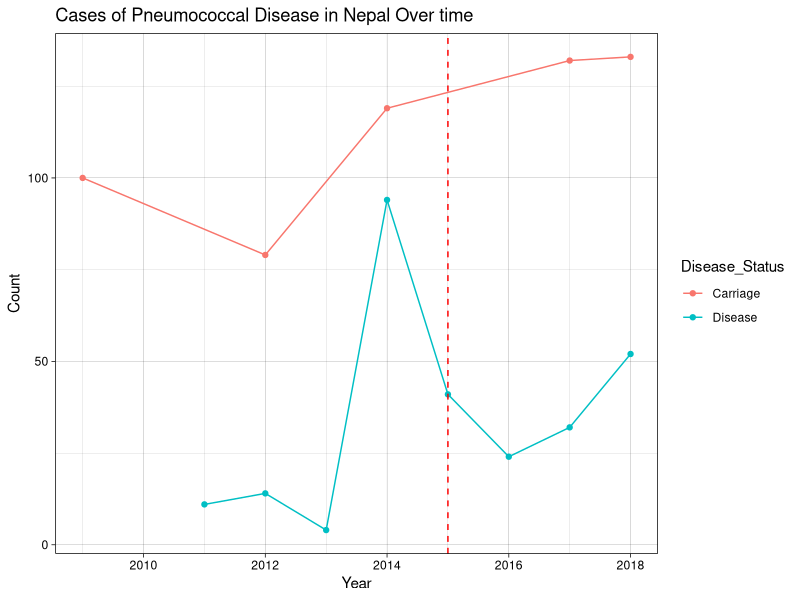

R code for this plot: (Note: this script raises an error after producing the figure.)
## ---- chunk 1
library(tidyverse)
nepal <- read.csv("nepal.csv")
nepal_gps <- read.csv("nepal_gps.csv")
pcv10serotypes <- c('1', '4', '5', '6B', '7F', '9V', '14', '18C', '19F', '23F') 
pcv13_serotypes <- c('3', '6A', '19A')
pcv15_serotypes <- c('22F', '33F')
pcv20_serotypes <- c('8', '10A', '11A', '12F', '15B')
## ---- chunk 2
df <- read.csv("nepal.csv")
df.gps <- read.csv("nepal_gps.csv")
df.gps <- df.gps %>%
  filter(Year >= 2009) %>%
  filter(In_silico_serotype != "ALTERNATIVE_ALIB_NT" & 
           In_silico_serotype != "SWISS_NT" &
           In_silico_serotype != "COVERAGE TOO LOW" &
           In_silico_serotype != "UNTYPABLE") %>%
  mutate(Disease_Status = ifelse(Clinical_manifestation == "CARRIAGE", 
                                 "Carriage", "Disease"))
pcv10_serotypes <- c('1', '4', '5', '6B', '7F', '9V', '14', '18C', '19F', '23F')
pcv13_serotypes <- c('3', '6A', '19A')
pcv15_serotypes <- c('22F', '33F')
pcv20_serotypes <- c('8', '10A', '11A', '12F', '15B')
df.gps$Serotype_group <- ifelse(
  df.gps$In_silico_serotype %in% pcv10_serotypes, "PCV10",
  ifelse(df.gps$In_silico_serotype %in% pcv13_serotypes, "PCV13",
  ifelse(df.gps$In_silico_serotype %in% pcv15_serotypes, "PCV15",
  ifelse(df.gps$In_silico_serotype %in% pcv20_serotypes, "PCV20",
  "OTHER"))))

df.gps2 <- df.gps %>%
  filter(Year >= 2009) %>%
  mutate(Disease_Status = ifelse(Clinical_manifestation == "CARRIAGE", "Carriage", "Disease")) %>%
  group_by(Year, Disease_Status) %>%
  summarise(count = n(), .groups = "drop") %>%
  group_by(Disease_Status)
p1 <- ggplot(df.gps2, aes(x = Year, y = count, color=Disease_Status)) +
      geom_line() +
      geom_point() +
      labs(title = "Cases of Pneumococcal Disease in Nepal Over time",
        x = "Year", y = "Count") +
      geom_vline(xintercept = 2015, col = 'red', lty = 2) +
      theme_linedraw()
p1
df.gps2 <- tibble::rownames_to_column(df.gps2, var = "index") %>%
  mutate(index = as.numeric(index))

df.gps.carriage <- df.gps2 %>%
  filter(Disease_Status == "Carriage")
mod.carriage <- glm.nb(data = df.gps.carriage, count ~ index)
pred.carriage <- predict(mod.carriage, type = "response", se.fit = TRUE)
df.pred.carriage <- df.gps.carriage %>%
  mutate(se.fit = pred.carriage$se.fit, 
         pred.carriage = pred.carriage$fit) %>%
  mutate(conf.low.carriage = pred.carriage - 1.96 * se.fit,
         conf.high.carriage = pred.carriage + 1.96 * se.fit)

df.gps.disease <- df.gps2 %>%
  filter(Disease_Status == "Disease")
mod.disease <- glm.nb(data = df.gps.disease, count ~ index)
pred.disease <- predict(mod.disease, type = "response", se.fit = TRUE)
df.pred.disease <- df.gps.disease %>%
  mutate(se.fit = pred.disease$se.fit, 
         pred.disease = pred.disease$fit) %>%
  mutate(conf.low.disease = pred.disease - 1.96 * se.fit,
         conf.high.disease = pred.disease + 1.96 * se.fit)

p1a <- p1 +
  geom_line(data = df.pred.carriage, 
            aes(x = Year, y = pred.carriage),
            color = "red") +
  geom_ribbon(data = df.pred.carriage, 
              aes(ymin = conf.low.carriage, 
                  ymax = conf.high.carriage), 
              alpha = 0.2, fill = "blue") +
  geom_line(data = df.pred.disease, 
            aes(x = Year, y = pred.disease),
            color = "blue") +
  geom_ribbon(data = df.pred.disease, 
              aes(ymin = conf.low.disease, 
                  ymax = conf.high.disease), 
              alpha = 0.2, fill = "lightblue") +
  labs(title = "Negative Binomial Fit of Pneumococcal Trends in Nepal")+
  theme(plot.title = element_text(face="bold"))
p1a
## ---- chunk 3
# getting data ready for plotting
nepal_plot_data <- nepal %>%
  # select serotype + year columns
  select(Serotype, X2014n, X2015n, X2017n, X2018n, X2019n, X2021n) %>%
  # format data frame
  pivot_longer(cols = -Serotype,
               names_to = "Year",
               values_to = "Count") %>%
  # remove X and n from the year counts
  mutate(Year = gsub("X|n", "", Year)) %>%
  # filter out pcv10serotypes & the total rows
  filter((!Serotype %in% pcv10serotypes) & (!Serotype=="Total"))

# plot serotype trends over time
ggplot(data = nepal_plot_data, aes(x = as.numeric(Year), y = Count, color = Serotype)) +
  geom_line() +
  theme_bw() +
  labs(x = "Year", y = "Count", title = "Pneumococcal Infection Counts")
## ---- chunk 4
# getting data ready for plotting
nepal_plot_data_PCV10 <- nepal %>%
  # select serotype + year columns
  select(Serotype, X2014n, X2015n, X2017n, X2018n, X2019n, X2021n) %>%
  # format data frame
  pivot_longer(cols = -Serotype,
               names_to = "Year",
               values_to = "Count") %>%
  # remove X and n from the year counts
  mutate(Year = gsub("X|n", "", Year)) %>%
  # filter out pcv10serotypes & the total rows
  filter((Serotype %in% pcv10serotypes) & (!Serotype=="Total"))

# plot serotype trends over time
ggplot(data = nepal_plot_data_PCV10, aes(x = as.numeric(Year), y = Count, color = Serotype)) +
  geom_line() +
  theme_bw() +
  labs(x = "Year", y = "Count", title = "PCV10 Pneumococcal Infections")
## ---- chunk 5
# getting data ready for plotting
nepal_plot_data_prop <- nepal %>%
  # select serotype + year columns
  select(Serotype, X2014p, X2015p, X2017p, X2018p, X2019p, X2021p) %>%
  # format data frame
  pivot_longer(cols = -Serotype,
               names_to = "Year",
               values_to = "Proportion") %>%
  # remove X and n from the years
  mutate(Year = gsub("X|p", "", Year)) %>%
  # filter out pcv10serotypes & the total rows
  filter((!Serotype %in% pcv10serotypes) & (!Serotype=="Total"))

nepal_plot_data_prop

# plot serotype trends over time
ggplot(data = nepal_plot_data_prop, aes(x = as.numeric(Year), y = Proportion, color = Serotype)) +
  geom_line() +
  theme_bw() +
  labs(x = "Year", y = "Proportion", title = "Pneumococcal Infection \nProportions by Serotype Over Time")

## ---- chunk 6
serotypes_all <- unique(nepal_gps$In_silico_serotype)
non_vaccine_serotypes <- setdiff(serotypes_all, pcv10_serotypes)
non_vaccine_serotypes <- non_vaccine_serotypes[!non_vaccine_serotypes %in% c("ALTERNATIVE_ALIB_NT","COVERAGE TOO LOW", "SWISS_NT", "UNTYPABLE")]
                                                 
# Shorten and classify
nepal_shortened <- nepal_gps[, c("Year", "Clinical_manifestation", "In_silico_serotype")]

nepal_shortened$Serotype_group <- ifelse(
  nepal_shortened$In_silico_serotype %in% pcv10_serotypes, "PCV10",
  ifelse(nepal_shortened$In_silico_serotype %in% pcv13_serotypes, "PCV13",
  ifelse(nepal_shortened$In_silico_serotype %in% pcv15_serotypes, "PCV15",
  ifelse(nepal_shortened$In_silico_serotype %in% pcv20_serotypes, "PCV20", "Other"))))
View(nepal_shortened)

# Assign Disease vs Carriage
nepal_shortened <- nepal_shortened %>%
  filter(Year >= 2009) %>%
  mutate(Disease_Status = ifelse(Clinical_manifestation == "CARRIAGE", "Carriage", "Disease"))

# Count data
nepal_serotype_counts <- nepal_shortened %>%
  group_by(Year, Disease_Status, Serotype_group) %>%
  summarise(count = n(), .groups = "drop")

# Proportion data (within each year and disease status)
nepal_serotype_props <- nepal_serotype_counts %>%
  group_by(Year, Disease_Status) %>%
  mutate(prop = count / sum(count)) %>%
  ungroup()

# Define custom color palette
custom_colors <- c(
  "PCV10" = "#00356B",   # Yale Blue
  "Additional PCV13" = "#6A0DAD",   # Purple
  "Additional PCV15" = "#008080",   # Teal
  "Additional PCV20" = "#E69F00",   # Gold
  "Non-PCV" = "#999999"    # Grey fallback
)

nepal_serotype_props <- nepal_serotype_props %>%
  mutate(
    Serotype_group = recode(Serotype_group,
      "PCV10" = "PCV10",
      "PCV13" = "Additional PCV13",
      "PCV15" = "Additional PCV15",
      "PCV20" = "Additional PCV20",
      "Other" = "Non-PCV"
    ),
    Serotype_group = factor(Serotype_group, levels = c(
      "PCV10",
      "Additional PCV13",
      "Additional PCV15",
      "Additional PCV20",
      "Non-PCV"
    ))
  )

# === New proportion plot ===
ggplot(nepal_serotype_props, aes(x = Year, y = prop, color = Serotype_group)) +
  geom_line() +
  geom_point() +
  facet_grid(Disease_Status ~ .) +
  scale_color_manual(values = custom_colors) +
  scale_y_continuous(labels = scales::percent_format(accuracy = 1)) +
  labs(
    title = "Proportion of Pneumococcal Infecton \nSerotype Groups by Year in Nepal",
    y = "Proportion of Cases",
    x = "Year",
    color = "Serotype Group"
  ) +
  theme_linedraw() +
  theme(
    plot.title = element_text(face = "bold", size = 14),
    strip.text = element_text(size = 12),
    axis.title = element_text(size = 11)
  ) -> props
props
ggsave("propsplot.png", plot=props, width=7, height=6)
